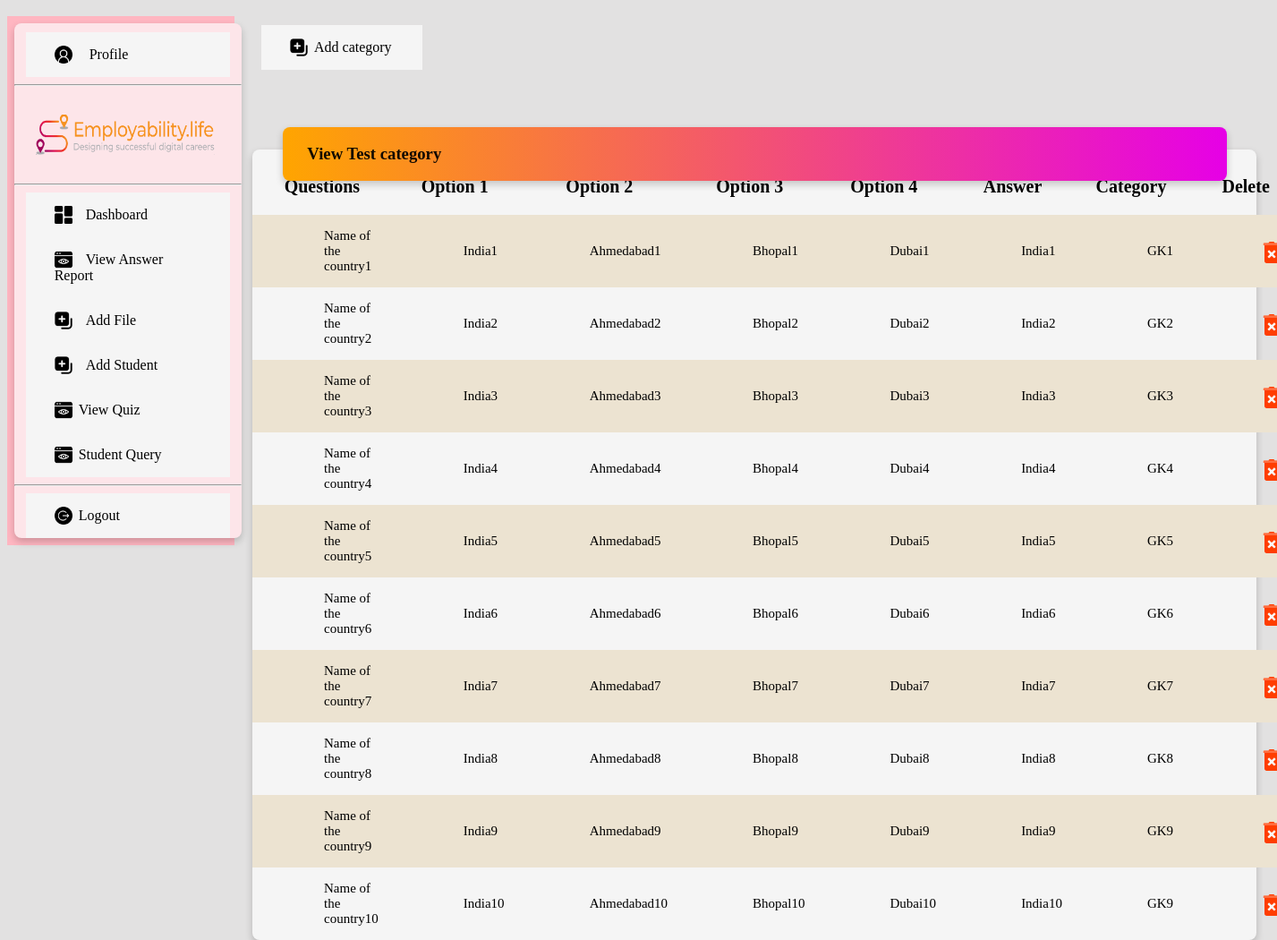
/viewquiz/ (signed in), run on an earlier commit of the app's database.
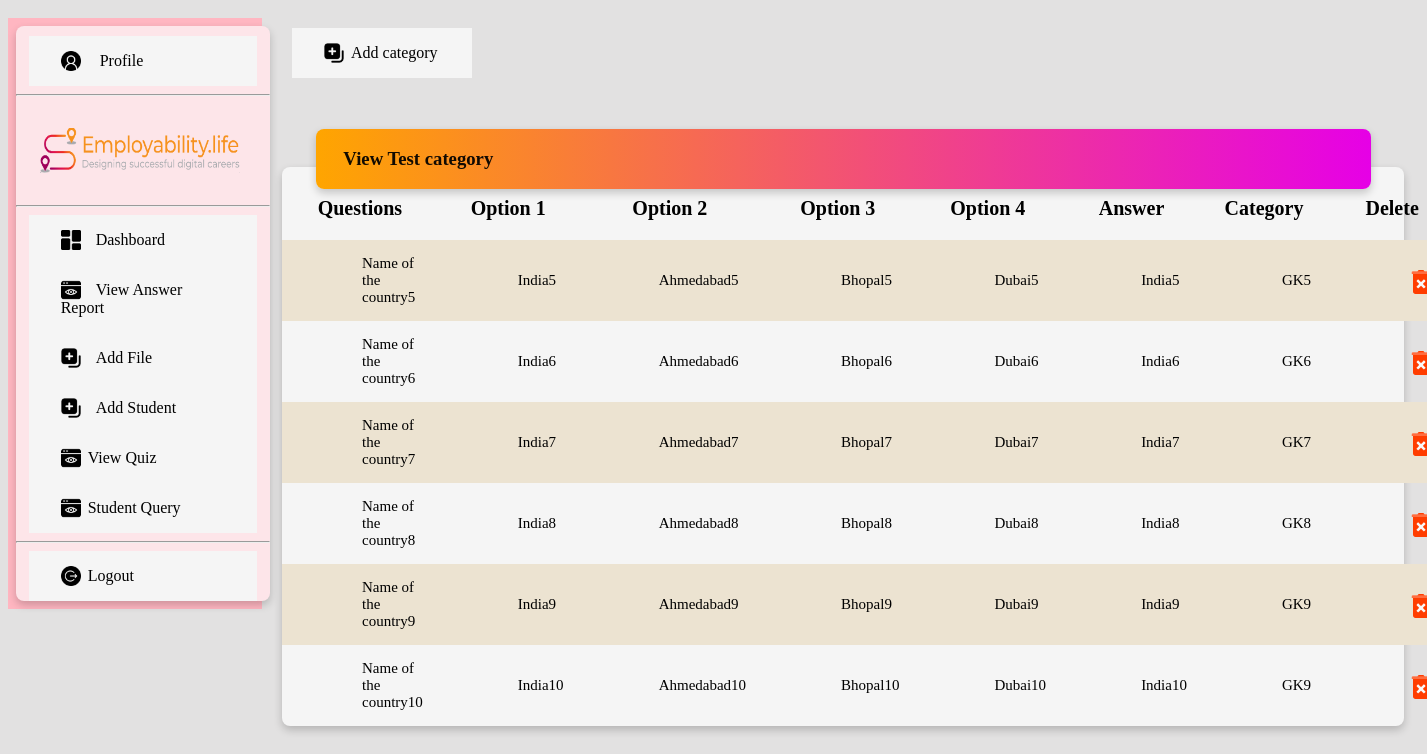
And on a later commit of the database.
### quiz/models.py (models this page shows, shortened)
class newQuestion(models.Model):
    question = models.TextField()
    option1 = models.CharField(
        "Answer 1", max_length=280, default="", blank=True, null=True)
    option2 = models.CharField(
        "Answer 2", max_length=280, default="", blank=True, null=True)
    option3 = models.CharField(
        "Answer 3", max_length=280, default="", blank=True, null=True)
    option4 = models.CharField(
        "Answer 4", max_length=280, default="", blank=True, null=True)
    ans = models.CharField("Answer", max_length=280, default="", blank=True)
    categoryName = models.CharField(
        "Category Name", max_length=280, default="", blank=True, null=True)

### quiz/views.py (the view)
# urls.py: path('viewquiz/', viewQuiz, name='viewquiz'),
def viewQuiz(request):
    if 'email' in request.session:
        quiz = newQuestion.objects.all()
        return render(request, 'view_quiz.html', {'quiz': quiz})
    return redirect('sign1')

### quiz/templates/view_quiz.html
{% extends 'admin_base.html' %}
{% load static %}
{% block content %}
            <div class="viewtabledrd">
                <div style="width:200px;">
                    <a class="button button1 " href={% url 'add_category' %}><img
                        src="{% static 'icon/create.png' %}" height="20px" width="20px">Add category</a>
                </div>
                <div class="card table viewtbtn">
                    <div class="card viewtest">
                        <h3 class="tableheading" style="font-weight: bold;">&nbsp &nbsp &nbsp View Test category</h3>
                    </div>
                    <table>
                        <tr>
                            <th>Questions</th>
                            <th>Option 1 </th>
                            <th>Option 2 </th>
                            <th>Option 3 </th>
                            <th>Option 4 </th>
                            <th>Answer</th>
                            <th>Category</th>
                            <th>Delete</th>
                        </tr>
                        {% for i in quiz %}
                        <tr>
                            <td>{{i.question}}</td>
                            <td>{{i.option1}}</td>
                            <td>{{i.option2}}</td>
                            <td>{{i.option3}}</td>
                            <td>{{i.option4}}</td>
                            <td>{{i.ans}}</td>
                            <td>{{i.categoryName}}</td>
                            <td>
                                <a href="{% url 'delquestion' i.id %}"><img src="{% static 'icon/delete.png' %}" height="30px"
                                    width="30px"></a>
                                </td>
                        </tr>
                        {% endfor %}
                    </table>
            </div>
            </div>
{% endblock %}

### quiz/templates/admin_base.html (shortened to what this page needs)
{% load static %}
<html>
<head>
        <link rel="stylesheet" href="{% static 'css/demo.css' %}">
</head>
<body>
        <div class="main">
                <div class="menu">
                        <div class="card menu_item" style="background-color: rgb(253, 229, 233);">
                                <span class="button button1" onclick="window.location.href='';"
                                        style="margin-top: 10px; ">
                                        <a href="{% url 'adprofile' %}" style="text-decoration: none; color: black; ">
                                                <img src="{% static 'icon/profile.png' %}" height="20px" width="20px">
                                                &nbsp Profile
                                        </a>
                                </span>
                                <hr>
                                <div class="logo"><img src="{% static 'images/logo.png' %}" height="45px" width="200px"
                                                style="margin:1.5rem;" onclick="window.location.href='#';"></div>
                                <hr>
                                <a class="button button1" href={% url 'index1' %}><img
                                                src="{% static 'icon/dashbord.png' %}" height="20px" width="20px">
                                        &nbspDashboard</span></a>
                                <a class="button button1" href={% url 'correct_answer' %}><img
                                                src="{% static 'icon/view.png' %}" height="20px" width="20px"> &nbspView
                                        Answer Report</span></a>
                                <a class="button button1" href={% url 'addFile' %}><img
                                                src="{% static 'icon/create.png' %}" height="20px" width="20px">
                                        &nbspAdd File</span></a>
                                <a class="button button1" href={% url 'addstudent' %}><img
                                                src="{% static 'icon/create.png' %}" height="20px" width="20px">
                                        &nbspAdd Student</span></a>
                                <a class="button button1" href={% url 'viewquiz' %}><img
                                        src="{% static 'icon/view.png' %}" height="20px" width="20px">View
                                Quiz </span></a>
                                <a class="button button1" href={% url 'view_query' %}><img
                                                src="{% static 'icon/view.png' %}" height="20px" width="20px">Student
                                        Query</span></a>
                                <hr>
                                <a class="button button1" href={% url 'admlogout' %}><img
                                                src="{% static 'icon/logout.png' %}" height="20px"
                                                width="20px">Logout</span></a>
                        </div>
                </div>
                {% block content %}
                {% endblock %}
        </div>
</body>
</html>

### quiz/static/css/demo.css (style rules this page uses)
* { box-sizing: border-box; }
body { background-color: #d1cece9c; }
.menu { float: left; width: 18%; height: max-content; margin: 10px 0 10px 0; background-color: lightpink; }
.menu_item { margin: 8px; height: 100%; width: 100%; }
.card { background-color: whitesmoke; box-shadow: 0 4px 8px 0 rgba(0, 0, 0, 0.2); transition: 0.3s; border-radius: 8px; }
th { padding-top: 30px; padding-bottom: 20px; font-size: 20px; ; }
td { text-align: start; padding-top: 15px; padding-right: 15px; padding-bottom: 15px; padding-left: 80px; font-size: 15px; }
.table { position: absolute; width: 97%; top: 10%; margin-top: 150px; }
table { border-collapse: collapse; width: 100%; padding-top: 20PX; }
tr:nth-child(even) { background-color: rgb(236, 227, 209); }
.button1 { border: none; color: white; padding: 16px 32px; text-decoration: none; display: inline-block; font-size: 16px; margin-left: 5%; margin-right: 5%; transition-duration: 0.4s; cursor: pointer; }
.button1 { background-color: whitesmoke; color: black; border: 2px #c3c3c3; width: 90%; }
img { cursor: pointer; margin: -2px 7px -5px 0; }
.viewtabledrd { position: relative; float: left; padding: 20px; width: 82%; }
.viewtest { position: absolute; left: 3%; bottom: 96%; height: 60px; width: 94%; background: linear-gradient(90deg, rgba(255, 165, 0, 1) 0%, rgb(230, 0, 230) 100%); color: rgba(0, 0, 0, 0.934); }

What changed in the data, as far as the page shows it:
removed newQuestion: question "Name of the country1", option1 "India1", option2 "Ahmedabad1", option3 "Bhopal1", option4 "Dubai1", ans "India1", categoryName "GK1"
removed newQuestion: question "Name of the country2", option1 "India2", option2 "Ahmedabad2", option3 "Bhopal2", option4 "Dubai2", ans "India2", categoryName "GK2"
removed newQuestion: question "Name of the country3", option1 "India3", option2 "Ahmedabad3", option3 "Bhopal3", option4 "Dubai3", ans "India3", categoryName "GK3"
removed newQuestion: question "Name of the country4", option1 "India4", option2 "Ahmedabad4", option3 "Bhopal4", option4 "Dubai4", ans "India4", categoryName "GK4"
